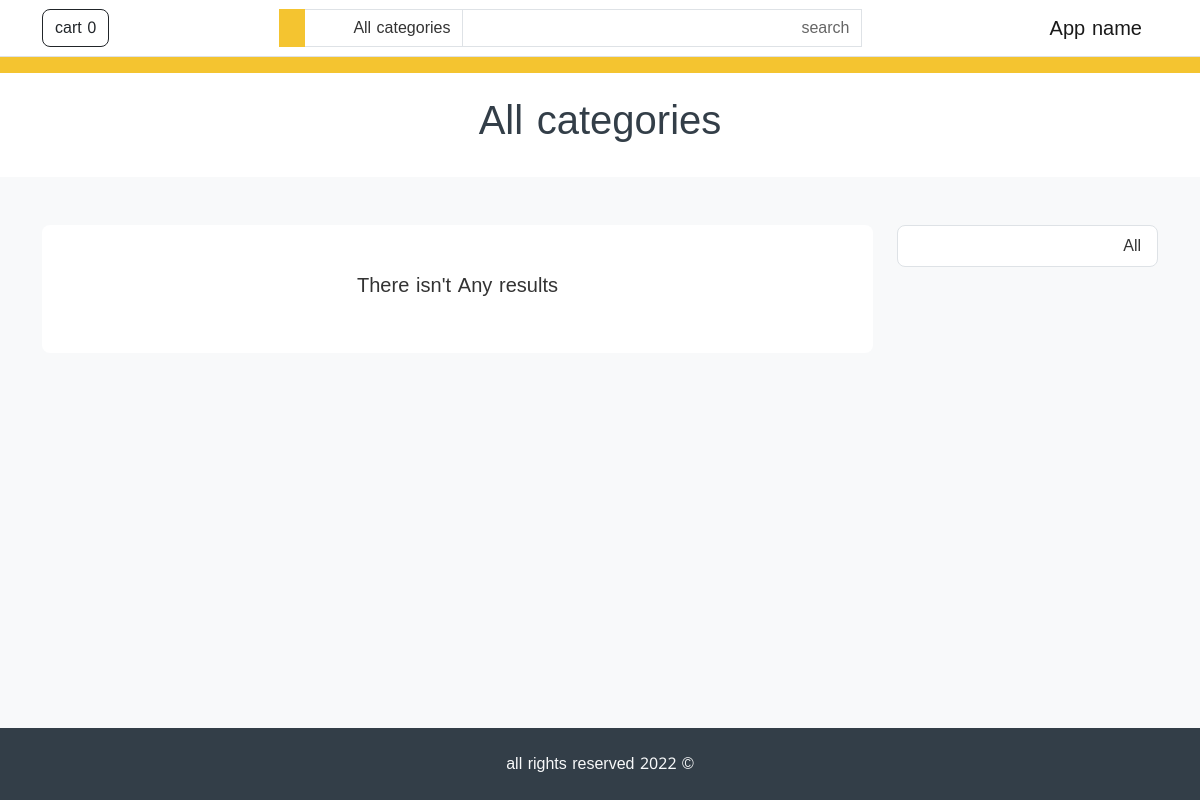
Page /category on the earlier database version.
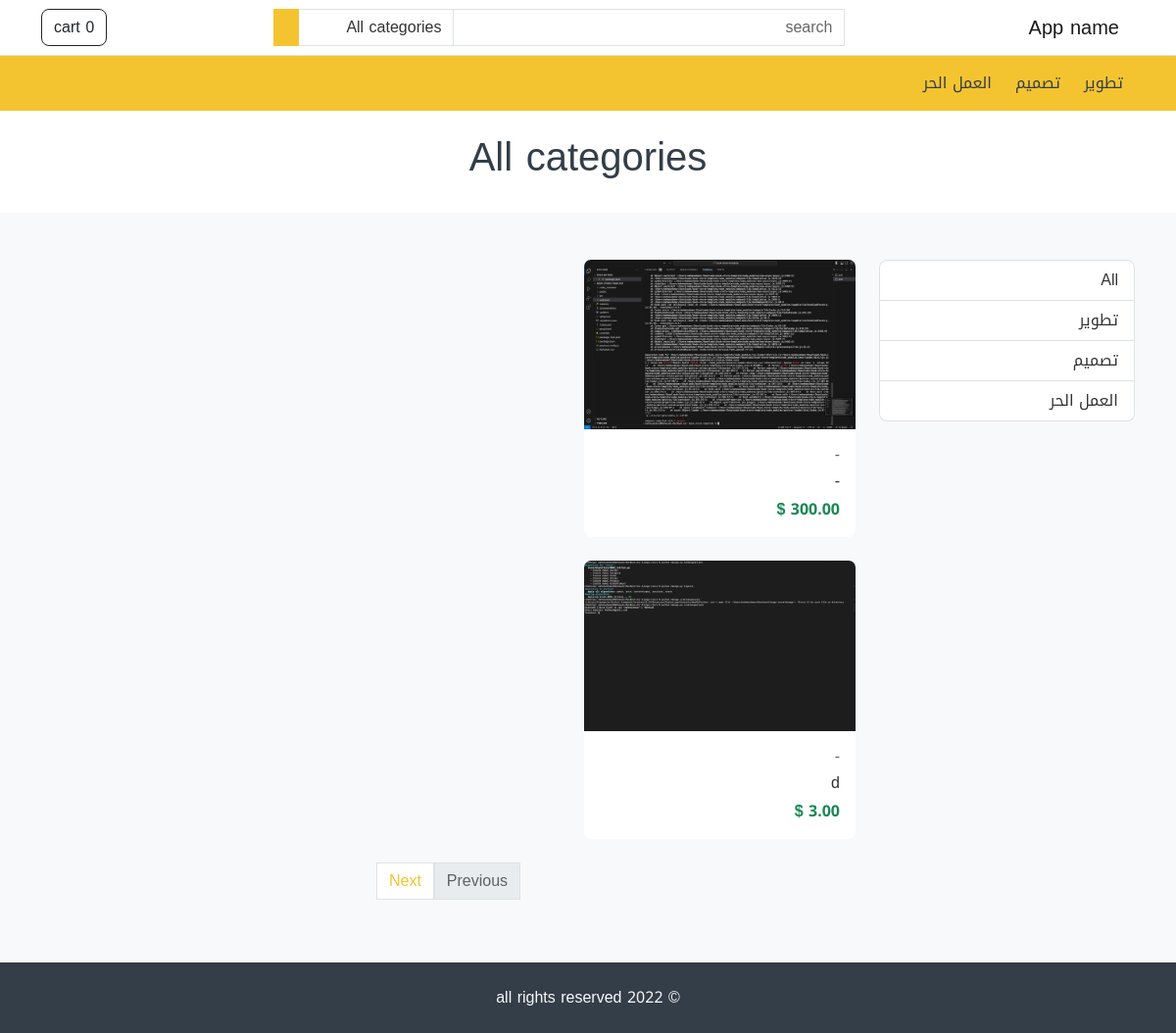
Same page on the later database version.
### store/models.py (models this page shows, shortened)
class Category (models.Model):
    Name=models.CharField(max_length=255,unique=True)
    featured=models.BooleanField(default=False)
    order=models.IntegerField(default=1)
    created_at=models.DateTimeField(auto_now_add=True)
    updated_at=models.DateTimeField(auto_now=True)

class Product(models.Model):
    name=models.CharField(max_length=255)
    Short_description = models.TextField(null=True)
    description=models.TextField(null=True)
    image=models.ImageField()
    pdf_file=models.FileField(null=True)
    price=models.FloatField()
    featured=models.BooleanField(default=False)
    created_at=models.DateTimeField(auto_now_add=True)
    updated_at=models.DateTimeField(auto_now=True)
    category=models.ForeignKey(Category,on_delete=models.PROTECT)
    author=models.ForeignKey(Author,on_delete=models.SET_NULL,null=True)

class Author(models.Model):
    name=models.CharField(max_length=255)
    bio=models.TextField(null=True)
    created_at=models.DateTimeField(auto_now_add=True)
    updated_at=models.DateTimeField(auto_now=True)

### store/views.py (the view)
# urls.py: path('category',views.category , name='store.category'),
def category(request,cid=None):
    query=request.GET.get('query')
    cid=request.GET.get('category',cid)
    cat=None
    where={}
    if cid:
        cat=Category.objects.get(pk=cid)
        where['category_id']=cid
    if query:
        where['name__icontains']=query
    products=Product.objects.filter(**where)
    paginator=Paginator(products,5)
    page_number=request.GET.get('page')
    page_obj=paginator.get_page(page_number)
    return render(
        request,'category.html',
        {
            'category':cat,
            'page_obj':page_obj
        }
    )

### store/context_processors.py (called while the page is built)
def store_website(request):
    categories=Category.objects.order_by('order')
    cart = Cart.objects.filter(session=request.session.session_key).last()
    cart_total=0
    cart_products = []
    if cart:
        cart_products = Product.objects.filter(pk__in=cart.items)
        for item in cart_products:
            cart_total += item.price
    return {
        'categories': categories,
        'cart_products': cart_products,
        'cart_total': cart_total,
    }

### store/templatetags/my_filters.py (called while the page is built)
def currency(amount):
    return '{:.2f}'.format(amount) + ' $'

### store/templates/category.html
{% extends 'base.html' %}
{% load i18n %}
{% block content%}
  {% if category.Name %}
    {% include 'common/page_title.html' with title=category.Name %}
  {% else %}
    {% include 'common/page_title.html' with title="All categories" %}
  {% endif %}
  <div class="container my-5">
    <section>
      <div class="row">
        <div class="col-md-3">
          <div class="list-group">
            <a
              href="{% url 'store.category' %}"
              class="list-group-item list-group-item-action d-flex justify-content-between align-items-center">{% trans 'All' %}</a>
            {% for category in categories %}
            <a
            href="{% url 'store.category' category.id %}"
            class="list-group-item list-group-item-action d-flex justify-content-between align-items-center">{{category.Name}}</a>
            {% endfor %}
          </div>
        </div>
        <div class="col-md-9">
            {% for product in page_obj %}
              <div class="col-md-4">
                {% include 'common/product_card.html' with product=product%}
              </div>
              {% empty %}
              <div class="card mb-4">
                <div class="card-body py-5">
                  <h5 class="card-title text-center">
                    {% trans "There isn't Any results" %}
                  </h5>
                </div>
              </div>
            {% endfor %}
          {% if page_obj.paginator.count > 1 %}
            <nav>
              <ul class="pagination justify-content-center">
                {% if page_obj.has_previous %}
                  <li>
                    <a
                      class="page-link"
                      href="?page={{page_obj.previous_page_number}}"
                      tabindex="-1"
                      aria-disabled="true"
                      >{% trans 'Previous' %}</a
                    >
                  </li>
                {% else %}
                  <li class="disabled">
                    <a
                      class="page-link"
                      href="#"
                      tabindex="-1"
                      aria-disabled="true"
                      >{% trans 'Previous' %}</a
                    >
                  </li>
                {% endif%}
                {% if page_obj.has_next %}
                  <li>
                    <a class="page-link" href="?page={{page_obj.next_page_number}}">
                      {% trans 'Next' %}
                    </a>
                  </li>
                {% else %}
                  <li>
                    <a class="page-link" href="#">{% trans 'Next' %}</a>
                  </li>
                {% endif%}
              </ul>
            </nav>
          {% endif %}
        </div>
      </div>
    </section>
  </div>
{% endblock %}

### store/templates/partials/header.html (shortened to what this page needs)
{% load i18n %}
<nav class="navbar navbar-expand-lg navbar-light bg-white border-bottom">
    <div class="container">
      <a class="navbar-brand" href="/"> {% trans 'App name' %} </a>
      <div
        class="collapse navbar-collapse mt-2 mt-lg-0"
        id="navbarSupportedContent">
        {% include 'partials/header_search.html' %}
        <ul class="navbar-nav my-2 my-lg-0">
          <li class="nav-item">
            <a href="{% url 'store.cart' %}" class="btn btn-outline-dark" type="button">
              {% trans 'cart' %} <span id="card-items-count">{{ cart_products|length}}</span>
            </a>
          </li>
        </ul>
      </div>
    </div>
  </nav>
  <nav class="navbar navbar-expand-lg navbar-light bg-primary">
    <div class="container">
      <div
        class="collapse navbar-collapse mt-2 mt-lg-0"
        id="navbarSupportedContent"
      >
        <ul class="navbar-nav my-2 my-lg-0">
            {% for category in categories %}
            <li class="nav-item">
                <a class="nav-link mx-1" href="{% url 'store.category' category.id %}" role="button">
                  {{category.Name}}
                </a>
              </li>
            {% endfor %}
        </ul>
      </div>
    </div>
  </nav>

### store/templates/common/product_card.html (shortened to what this page needs)
{% load i18n %}
{% load my_filters %}
<div class="product card mb-4">
    <img src="{{ product.image.url }}" class="card-img-top" alt="product.name" />
    <div class="card-body">
      <h6 class="text-muted">{{product.author.name}}</h6>
      <h6 class="card-title">{{product.name}}</h6>
      <strong class="fw-bold text-success">{{product.price|currency}}</strong>
    </div>
  </div>

Differences in the rows shown:
added Category: Name "تطوير"
added Category: Name "تصميم"
added Category: Name "العمل الحر"
added Product: image (picture), author.name "-", name "-", price "300.00 $"
added Product: image (picture), author.name "-", name "d", price "3.00 $"
Other differences:
text no longer shown: "There isn't Any results"
text now shown: "Previous Next"
